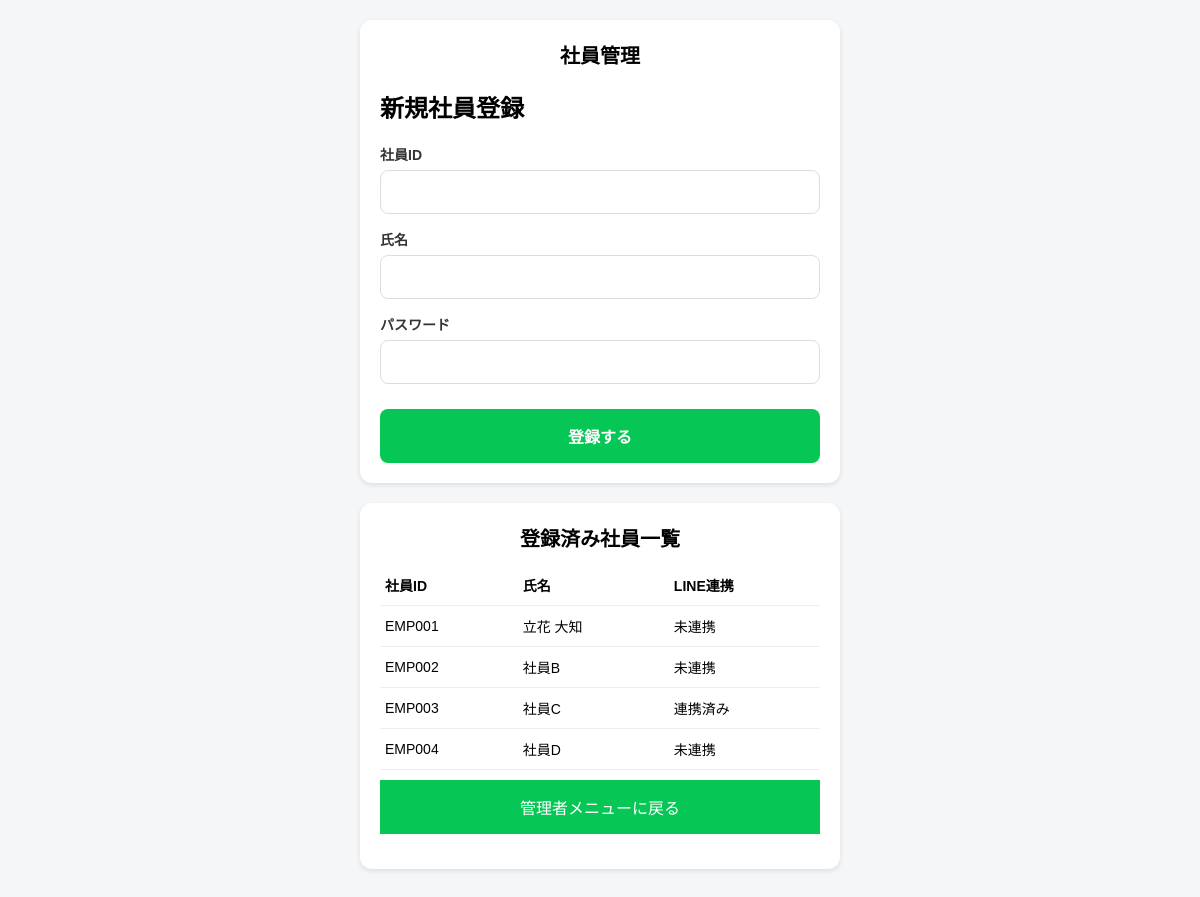
The app's page /admin/employee (signed in), older data.
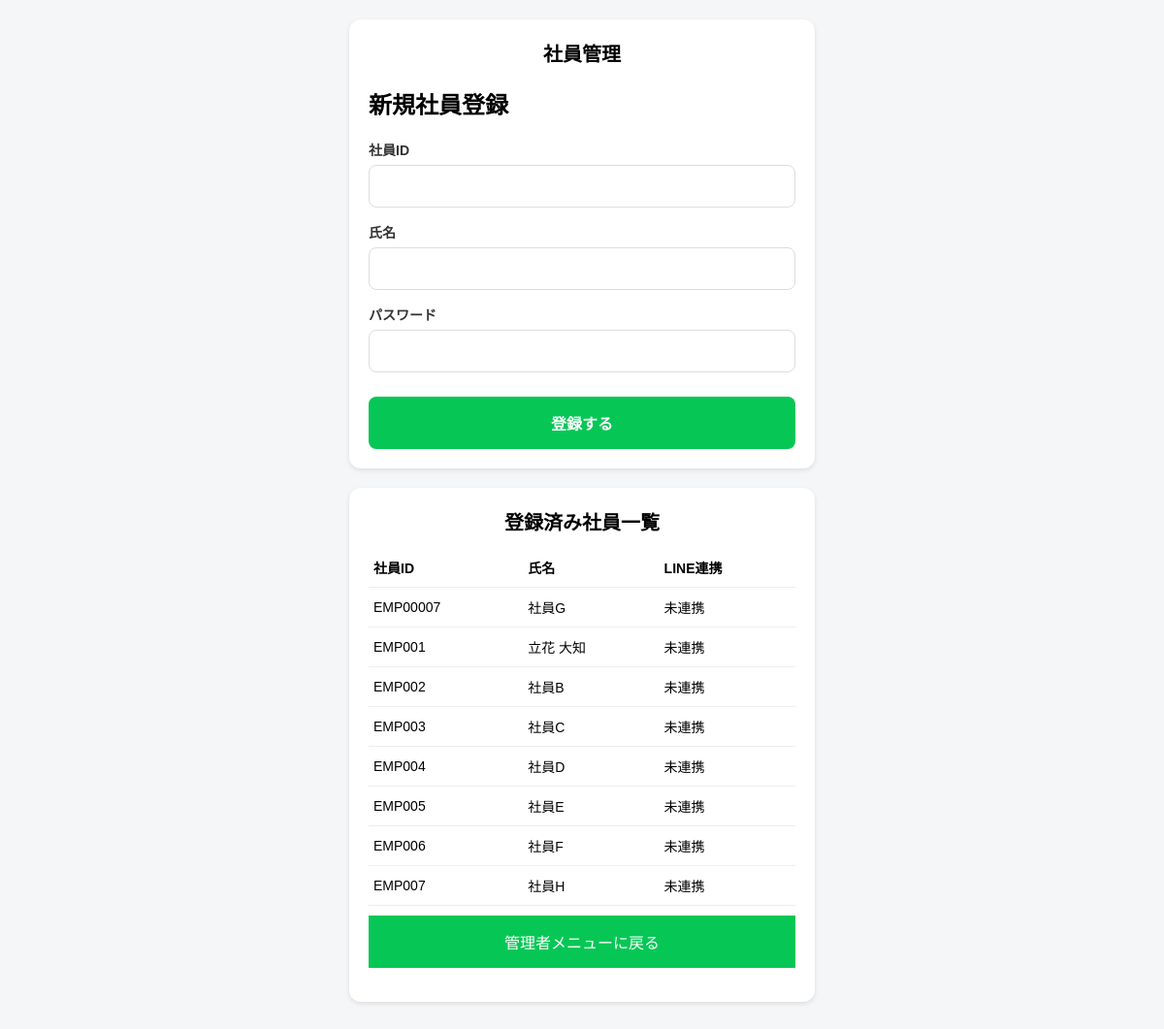
The same page, newer data.
### tables this page shows
CREATE TABLE employees (
            employee_id TEXT PRIMARY KEY,
            name TEXT NOT NULL,
            password TEXT NOT NULL,
            line_user_id TEXT UNIQUE
        );

### flaskr/main.py (the view)
@app.route('/admin/employee')
def admin_employee():
    if 'admin_id' not in session:
        return redirect(url_for('admin_login'))
    conn = sqlite3.connect(DB_NAME)
    c = conn.cursor()
    c.execute(
        'SELECT employee_id, name, line_user_id FROM employees ORDER BY employee_id'
    )
    employees = c.fetchall()
    conn.close()
    message = request.args.get('message', '')
    return render_template(
        'admin_employee.html',
        employees=employees,
        message=message
    )

### flaskr/templates/admin_employee.html (shortened to what this page needs)
<!DOCTYPE html>
<html lang="ja">
<head>
    <link rel="stylesheet" href="{{ url_for('static', filename='style.css') }}">
</head>
<body>
    <div class="card">
        <h1>社員管理</h1>
        <h2>新規社員登録</h2>
        <form action="{{ url_for('admin_employee_register') }}" method="POST" class="admin-form">
            <div class="form-group">
                <label>社員ID</label>
                <input type="text" name="employee_id" required>
            </div>
            <div class="form-group">
                <label>氏名</label>
                <input type="text" name="name" required>
            </div>
            <div class="form-group">
                <label>パスワード</label>
                <input type="password" name="password" required>
            </div>
            <button type="submit" class="btn-register">
                登録する
            </button>
        </form>
    </div>
    <div class="card">
        <h1>登録済み社員一覧</h1>
        <div class="table-wrapper">
            <table>
                <thead>
                    <tr>
                        <th>社員ID</th>
                        <th>氏名</th>
                        <th>LINE連携</th>
                    </tr>
                </thead>
                <tbody>
                    {% for employee in employees %}
                    <tr>
                        <td>{{ employee[0] }}</td>
                        <td>{{ employee[1] }}</td>
                        <td>
                            {% if employee[2] %}
                                連携済み
                            {% else %}
                                未連携
                            {% endif %}
                        </td>
                    </tr>
                    {% else %}
                    <tr>
                        <td colspan="3" style="text-align:center; color:#888;">
                            登録済み社員はいません
                        </td>
                    </tr>
                    {% endfor %}
                </tbody>
            </table>
        </div>
        <div class="form-group">
            <a href="{{ url_for('admin_dashboard') }}"
               class="btn-register"
               style="display:block; box-sizing:border-box; text-align:center; text-decoration:none; color:white; padding:15px;">
                管理者メニューに戻る
            </a>
        </div>
    </div>
</body>
</html>

### flaskr/static/style.css (style rules this page uses)
body { font-family: sans-serif; max-width: 480px; margin: 0 auto; padding: 20px; background: #f5f6f8; }
.card { background: white; padding: 20px; border-radius: 12px; box-shadow: 0 2px 5px rgba(0, 0, 0, 0.1); margin-bottom: 20px; }
h1 { font-size: 20px; text-align: center; margin-top: 0; }
button { padding: 15px; font-size: 16px; font-weight: bold; border: none; border-radius: 8px; cursor: pointer; color: white; transition: opacity 0.2s; }
.btn-register { background-color: #06c755; width: 100%; margin-top: 10px; }
.form-group { margin-bottom: 15px; }
.form-group label { display: block; font-size: 14px; font-weight: bold; margin-bottom: 6px; color: #333; }
.form-group input { width: 100%; padding: 12px; font-size: 16px; border: 1px solid #ddd; border-radius: 8px; box-sizing: border-box; }
table { width: 100%; border-collapse: collapse; font-size: 14px; }
th, td { padding: 10px 5px; border-bottom: 1px solid #eee; text-align: left; }
.admin-form input { width: 100%; padding: 12px; font-size: 16px; border: 1px solid #ddd; border-radius: 8px; box-sizing: border-box; }
.table-wrapper { overflow-x: auto; }

Row changes from the older to the newer data that the page shows:
added employees: employee_id "EMP00007", name "社員G", shows "未連携"
changed employees "EMP003": now shows "未連携"; no longer shows "連携済み"
added employees: employee_id "EMP005", name "社員E", shows "未連携"
added employees: employee_id "EMP006", name "社員F", shows "未連携"
added employees: employee_id "EMP007", name "社員H", shows "未連携"
